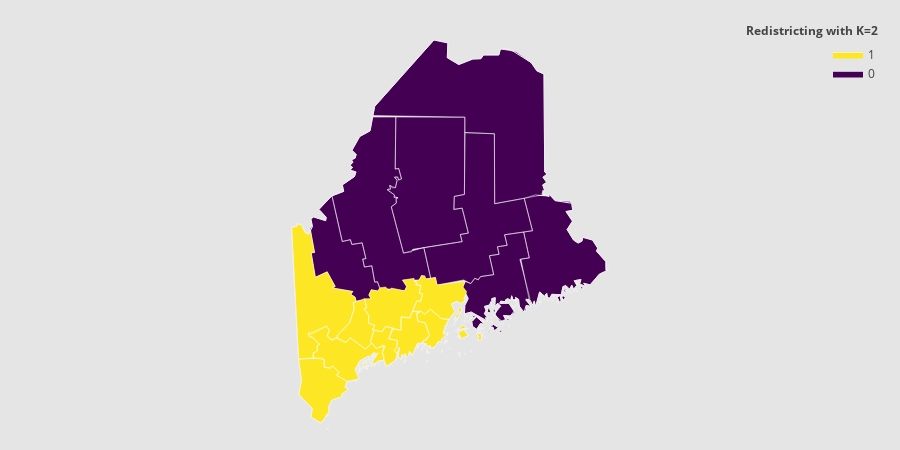

Notebook code cell kept with this figure:
### Markdown cell above
## Visualization

### Code cell
import plotly.figure_factory as ff

# needs packages pyshp, shapely, geopandas to run

import numpy as np
import pandas as pd

df_sample = pd.read_csv(
    "https://raw.githubusercontent.com/plotly/datasets/master/minoritymajority.csv"
)
# reads the data from the master list of all counties
df_sample_r = df_sample[df_sample["STNAME"] == "Maine"]

fips = df_sample_r["FIPS"].tolist()

fig = ff.create_choropleth(
    fips=fips,
    values=label_results,
    scope=["Maine"],
    show_state_data=True,
    round_legend_values=True,
    plot_bgcolor="rgb(229,229,229)",
    paper_bgcolor="rgb(229,229,229)",
    legend_title="Redistricting with K=2",
    county_outline={"color": "rgb(255,255,255)", "width": 0.5},
    exponent_format=True,
)

# should plot the counties map of Maine with respect to the populations in each

fig.layout.template = None
fig.show()

### Figure 1 — Plotly figure (JSON) as saved in the notebook; plotly's stock layout.template omitted (floating-point values rounded to 4 significant figures; data arrays with more than 128 entries replaced by an {"elided": "..."} marker saying what was removed)
{"data": [{"fill": "toself", "fillcolor": "rgb(68, 1, 84)", "hoverinfo": "none", "line": {"color": "rgb(255,255,255)", "width": 0.5}, "mode": "lines", "name": "0", "type": "scatter", "x": {"elided": "1084 float values"}, "y": {"elided": "1084 float values"}}, {"fill": "toself", "fillcolor": "rgb(253, 231, 37)", "hoverinfo": "none", "line": {"color": "rgb(255,255,255)", "width": 0.5}, "mode": "lines", "name": "1", "type": "scatter", "x": {"elided": "729 float values"}, "y": {"elided": "729 float values"}}, {"hoverinfo": "text", "legendgroup": "centroids", "marker": {"color": "white", "opacity": 0}, "mode": "markers", "name": "US Counties", "selected": {"marker": {"color": "white", "opacity": 1, "size": 3}}, "showlegend": false, "text": {"elided": "223 str values"}, "type": "scatter", "unselected": {"marker": {"opacity": 0}}, "x": [[-70.61], [-70.71], [-67.3], [-67.33], [-67.33], [-67.35], [-67.35], [-67.36], [-67.36], [-67.36], [-67.37], [-67.39], [-67.39], [-67.39], [-67.41], [-67.43], [-67.44], [-67.46], [-67.47], [-67.48], [-67.49], [-67.5], [-67.53], [-67.51], [-67.54], [-67.6], [-67.61], [-67.59], [-67.62], [-67.63], [-67.64], [-67.66], [-67.66], [-67.67], [-67.67], [-67.67], [-67.67], [-67.7], [-67.71], [-67.74], [-67.75], [-67.75], [-67.76], [-67.76], [-67.79], [-67.8], [-67.81], [-67.82], [-67.83], [-67.83], [-67.83], [-67.84], [-67.85], [-67.87], [-67.86], [-67.63], [-68.9], [-68.94], [-68.96], [-68.95], [-69.15], [-69.76], [-69.85], [-69.31], [-69.39], [-69.43], [-69.43], [-69.59], [-69.6], [-69.61], [-69.63], [-69.54], [-68.56], [-68.58], [-68.59], [-68.65], [-68.63], [-68.74], [-68.79], [-68.8], [-68.82], [-68.82], [-68.89], [-68.89], [-68.89], [-68.9], [-68.84], [-68.91], [-68.87], [-68.96], [-68.98], [-69.01], [-69.03], [-69.04], [-69.05], [-69.05], [-69.07], [-69.07], [-69.08], [-69.08], [-69.13], [-69.22], [-69.29], [-69.29], [-69.31], [-69.31], [-69.31], [-69.35], [-69.38], [-69.23], [-68.03], [-68.1], [-68.13], [-68.13], [-68.14], [-68.15], [-68.16], [-68.18], [-68.18], [-68.18], [-68.19], [-68.2], [-68.2], [-68.21], [-68.21], [-68.23], [-68.24], [-68.25], [-68.26], [-68.27], [-68.26], [-68.3], [-68.33], [-68.34], [-68.34], [-68.37], [-68.35], [-68.36], [-68.38], [-68.39], [-68.41], [-68.43], [-68.45], [-68.44], [-68.46], [-68.47], [-68.46], [-68.47], [-68.48], [-68.48], [-68.48], [-68.5], [-68.44], [-68.51], [-68.51], [-68.54], [-68.57], [-68.58], [-68.58], [-68.6], [-68.6], [-68.61], [-68.62], [-68.62], [-68.62], [-68.63], [-68.63], [-68.64], [-68.64], [-68.65], [-68.65], [-68.65], [-68.66], [-68.71], [-68.75], [-68.74], [-68.76], [-68.78], [-68.79], [-68.79], [-68.81], [-68.82], [-68.82], [-68.83], [-68.82], [-68.35], [-68.85], [-68.86], [-69.94], [-69.99], [-70.01], [-70.03], [-70.04], [-70.04], [-70.05], [-70.06], [-70.07], [-70.07], [-70.08], [-70.08], [-70.09], [-70.09], [-70.1], [-70.1], [-70.12], [-70.12], [-70.14], [-70.16], [-70.18], [-70.19], [-70.19], [-70.2], [-70.2], [-70.23], [-70.4], -70.21, -68.6, -70.44, -69.77, -70.76, -68.65, -69.28, -69.96], "y": [[42.98], [43.48], [44.61], [44.65], [44.68], [44.64], [44.58], [44.65], [44.57], [44.67], [44.6], [44.6], [44.57], [44.59], [44.57], [44.6], [44.56], [44.57], [44.57], [44.56], [44.6], [44.62], [44.53], [44.57], [44.5], [44.44], [44.45], [44.49], [44.46], [44.49], [44.51], [44.51], [44.53], [44.49], [44.47], [44.46], [44.48], [44.49], [44.46], [44.47], [44.46], [44.5], [44.53], [44.54], [44.48], [44.52], [44.5], [44.44], [44.53], [44.48], [44.55], [44.46], [44.45], [44.37], [44.44], [45.04], [44.32], [44.23], [44.21], [44.26], [44.51], [43.71], [43.96], [43.77], [43.96], [43.92], [43.93], [43.78], [43.8], [43.77], [43.81], [44.07], [44.04], [44.1], [44.07], [44.11], [44.05], [43.89], [44.14], [44.14], [44.14], [43.86], [44.03], [43.83], [43.86], [44.06], [44.08], [44.05], [44.15], [44.2], [44.17], [43.9], [43.91], [44.08], [44.07], [44.0], [44.01], [44.04], [43.98], [43.99], [43.88], [43.92], [43.87], [43.94], [43.91], [43.9], [43.87], [43.93], [43.91], [44.16], [44.33], [44.36], [44.41], [44.44], [44.39], [44.46], [44.41], [44.4], [44.39], [44.47], [44.4], [44.24], [44.49], [44.48], [44.4], [44.26], [44.17], [44.15], [44.27], [44.28], [44.25], [44.28], [44.2], [44.43], [44.18], [44.14], [44.11], [44.19], [44.14], [44.41], [44.11], [44.29], [44.31], [44.35], [44.26], [44.21], [44.2], [44.1], [44.22], [44.21], [44.27], [44.14], [44.16], [44.11], [44.35], [44.22], [44.21], [44.15], [44.23], [44.14], [44.18], [44.14], [44.15], [44.14], [44.12], [44.14], [44.15], [44.13], [44.13], [44.15], [44.14], [44.13], [44.21], [44.29], [44.3], [44.26], [44.24], [44.21], [44.28], [44.23], [44.29], [44.29], [44.26], [44.22], [44.24], [44.69], [44.23], [44.26], [43.73], [43.84], [43.82], [43.72], [43.8], [43.72], [43.75], [43.77], [43.79], [43.8], [43.71], [43.72], [43.73], [43.68], [43.78], [43.7], [43.71], [43.73], [43.76], [43.69], [43.74], [43.72], [43.66], [43.64], [43.68], [43.54], [43.85], 44.17, 46.66, 44.97, 44.41, 44.5, 45.4, 45.84, 45.51]}, {"hoverinfo": "text", "legendgroup": "States", "line": {"color": "rgb(240, 240, 240)", "width": 1}, "mode": "lines", "showlegend": false, "type": "scatter", "x": {"elided": "1444 float values"}, "y": {"elided": "1444 float values"}}], "layout": {"annotations": [{"showarrow": false, "text": "<b>Redistricting with K=2</b>", "x": 1, "xanchor": "right", "xref": "paper", "y": 1.05, "yref": "paper"}], "dragmode": "select", "height": 450, "hovermode": "closest", "legend": {"traceorder": "reversed", "x": 1, "xanchor": "right", "y": 1, "yanchor": "top"}, "margin": {"b": 20, "l": 20, "r": 20, "t": 40}, "paper_bgcolor": "rgb(229,229,229)", "plot_bgcolor": "rgb(229,229,229)", "width": 900, "xaxis": {"autorange": false, "fixedrange": true, "range": [-74.62, -63.41], "showgrid": false, "showticklabels": false, "zeroline": false}, "yaxis": {"autorange": false, "fixedrange": true, "range": [42.98, 47.46], "showgrid": false, "showticklabels": false, "zeroline": false}}}
